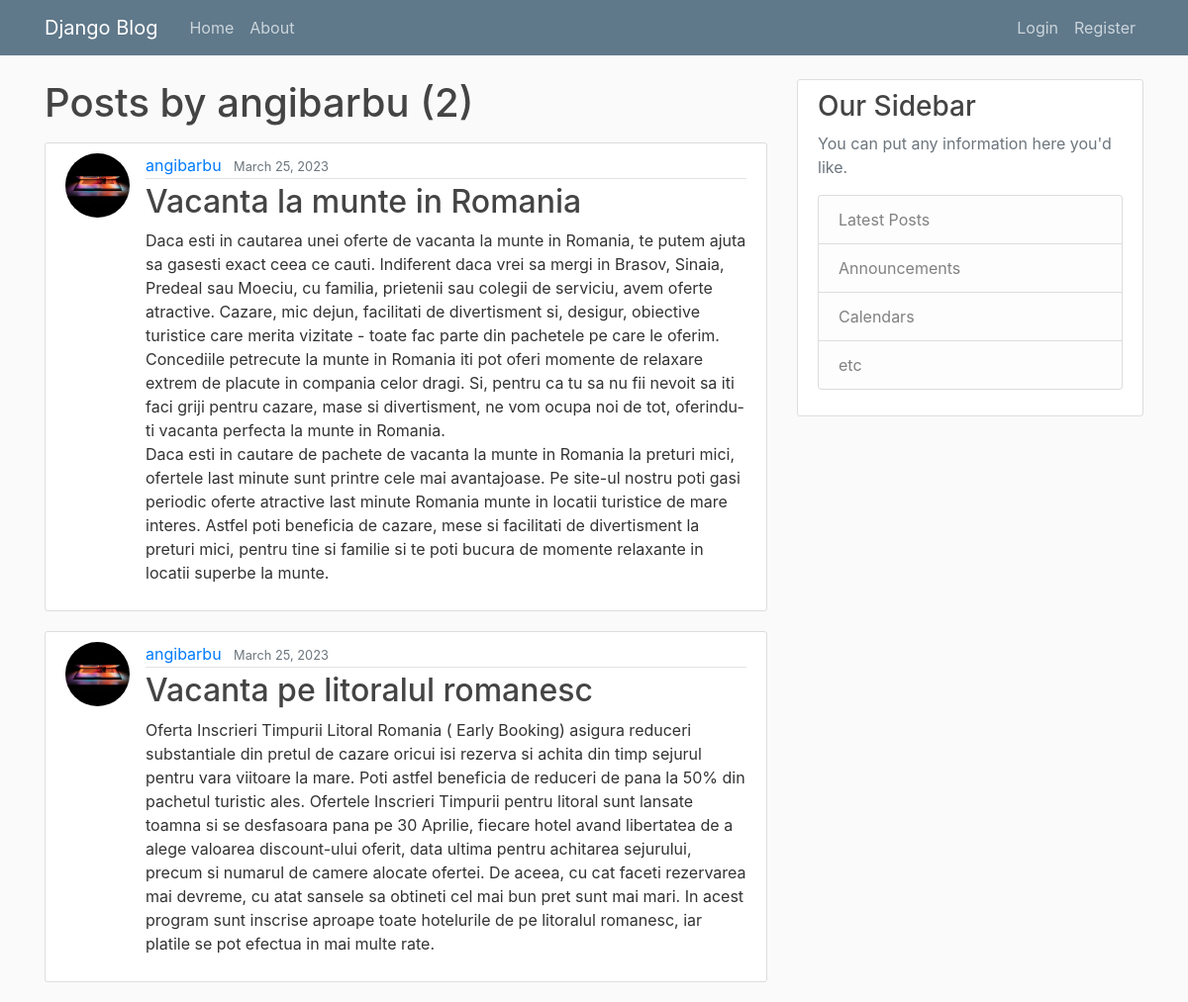
Page /user/angibarbu on the earlier database version.
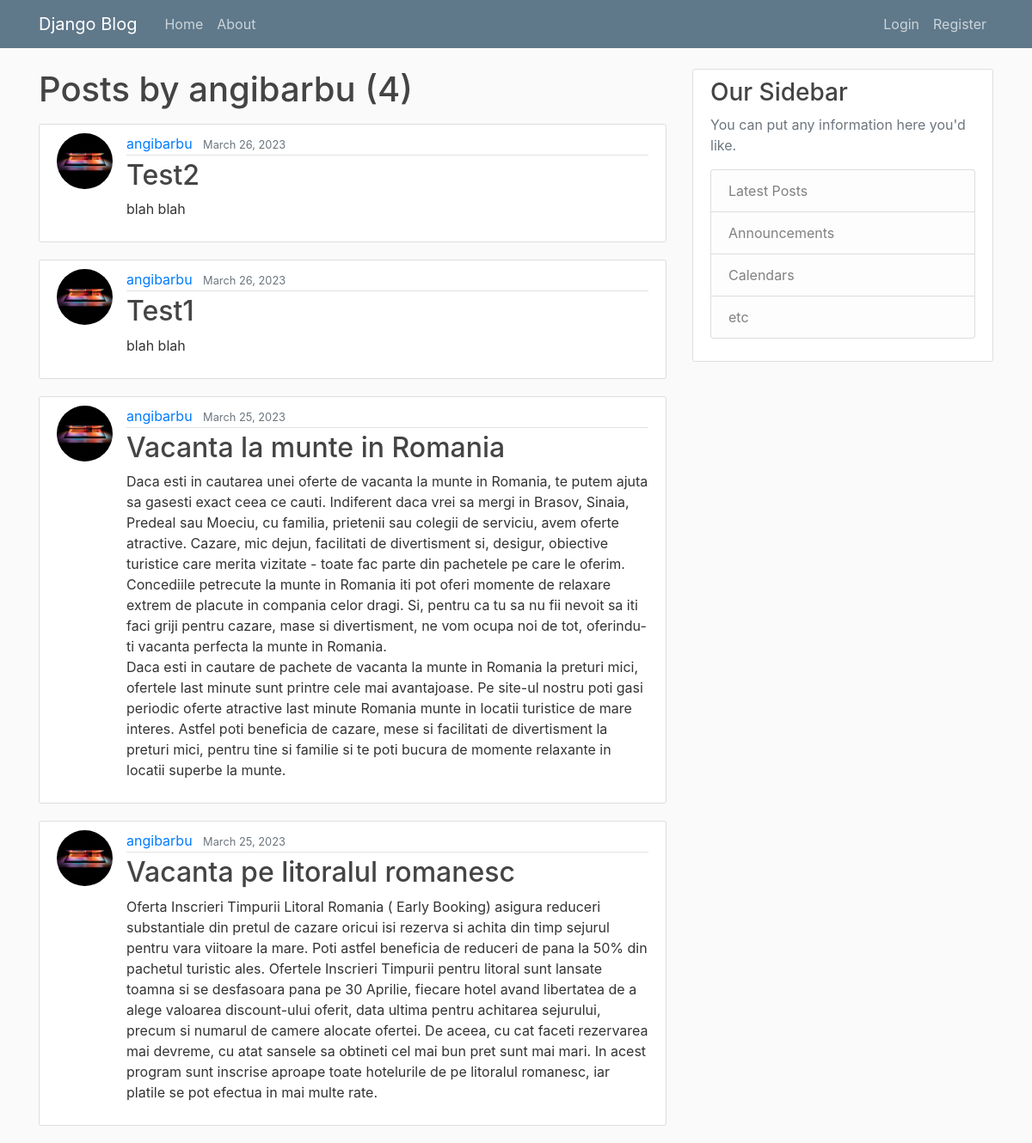
Same page on the later database version.
### blog/models.py (models this page shows, shortened)
class Post(models.Model):
    title = models.CharField(max_length=100)
    content = models.TextField()
    date_posted = models.DateTimeField(default=timezone.now)
    author = models.ForeignKey(User, on_delete=models.CASCADE)
    image = models.ImageField(upload_to="images/")

### users/models.py (models this page shows, shortened)
class Profile(models.Model):
    user = models.OneToOneField(User, on_delete=models.CASCADE)
    image = models.ImageField(default='default.jpg', upload_to='profile_pics')

### blog/views.py (the view)
# urls.py: path('user/<str:username>', UserPostListView.as_view(), name='user-posts'),
class UserPostListView(ListView):
    model = Post
    template_name = 'blog/user_posts.html'  # '<app>/<model>_<viewtype>.html'
    context_object_name = 'posts'
    paginate_by = 4
    def get_queryset(self):
        user = get_object_or_404(User, username=self.kwargs.get('username'))
        return Post.objects.filter(author=user).order_by('-date_posted')

### blog/templates/blog/user_posts.html (shortened to what this page needs)
{% extends "blog/base.html" %}
{% block content %}
    <h1 class="mb-3">Posts by {{ view.kwargs.username }} ({{ page_obj.paginator.count }})</h1>
    {% for post in posts %}
        <article class="media content-section">
            <img class="rounded-circle article-img" src="{{ post.author.profile.image.url }}">
            <div class="media-body">
                <div class="article-metadata">
                    <a class="mr-2" href="{% url 'user-posts' post.author.username %}">{{ post.author }}</a>
                    <small class="text-muted">{{ post.date_posted|date:"F d, Y" }}</small>
                </div>
                <h2><a class="article-title" href="{% url 'post-detail' post.id %}">{{ post.title }}</a></h2>
                <p class="article-content">{{ post.content }}</p>
            </div>
        </article>
    {% endfor %}
{% endblock content %}

### blog/templates/blog/base.html (shortened to what this page needs)
{% load static %}
<!DOCTYPE html>
<html lang="en">
<head>
    <link rel="stylesheet" href="https://cdn.jsdelivr.net/npm/bootstrap@4.0.0/dist/css/bootstrap.min.css"
>
    <link rel="stylesheet" type="text/css" href="{% static 'blog/main.css' %}">
</head>
<body>
<header class="site-header">
    <nav class="navbar navbar-expand-md navbar-dark bg-steel fixed-top">
        <div class="container">
            <a class="navbar-brand mr-4" href="{% url 'blog-home' %}">Django Blog</a>
            <div class="collapse navbar-collapse" id="navbarToggle">
                <div class="navbar-nav mr-auto">
                    <a class="nav-item nav-link" href="{% url 'blog-home' %}">Home</a>
                    <a class="nav-item nav-link" href="{% url 'blog-about' %}">About</a>
                </div>
                <div class="navbar-nav">
                    {% if user.is_authenticated %}
                        <a class="nav-item nav-link" href="{% url 'post-create' %}">New Post</a>
                        <a class="nav-item nav-link" href="{% url 'profile' %}">Profile</a>
                        <a class="nav-item nav-link" href="{% url 'logout' %}">Logout</a>
                    {% else %}
                        <a class="nav-item nav-link" href="{% url 'login' %}">Login</a>
                        <a class="nav-item nav-link" href="{% url 'register' %}">Register</a>
                    {% endif %}
                </div>
            </div>
        </div>
    </nav>
</header>
<main role="main" class="container">
    <div class="row">
        <div class="col-md-8">
            {% block content %}{% endblock %}
        </div>
        <div class="col-md-4">
            <div class="content-section">
                <h3>Our Sidebar</h3>
                <p class='text-muted'>You can put any information here you'd like.
                <ul class="list-group">
                    <li class="list-group-item list-group-item-light">Latest Posts</li>
                    <li class="list-group-item list-group-item-light">Announcements</li>
                    <li class="list-group-item list-group-item-light">Calendars</li>
                    <li class="list-group-item list-group-item-light">etc</li>
                </ul>
                </p>
            </div>
        </div>
    </div>
</main>
</body>
</html>

### blog/static/blog/main.css (style rules this page uses)
body { background: #fafafa; color: #333333; margin-top: 5rem; }
h1, h2, h3, h4, h5, h6 { color: #444444; }
ul { margin: 0; }
.bg-steel { background-color: #5f788a; }
.site-header .navbar-nav .nav-link { color: #cbd5db; }
.content-section { background: #ffffff; padding: 10px 20px; border: 1px solid #dddddd; border-radius: 3px; margin-bottom: 20px; }
.article-title { color: #444444; }
.article-content { white-space: pre-line; }
.article-img { height: 65px; width: 65px; margin-right: 16px; }
.article-metadata { padding-bottom: 1px; margin-bottom: 4px; border-bottom: 1px solid #e3e3e3 }

Differences in the rows shown:
added Post: author.profile.image (picture), author "angibarbu", date_posted "March 26, 2023", title "Test2", content "blah blah"
added Post: author.profile.image (picture), author "angibarbu", date_posted "March 26, 2023", title "Test1", content "blah blah"
Other differences:
{{ page_obj.paginator.count }}: "2" → "4"
